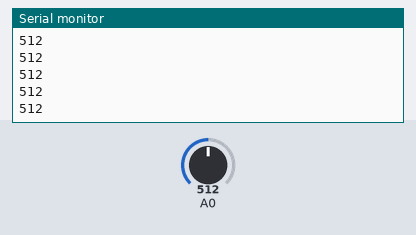
A sketch run on a simulated Arduino Uno, built with avr-gcc and run on an emulated ATmega328P. On the bench: the last lines printed to the serial monitor. The inputs (shaded band) are chosen by the test bench; at power-on: A0 = 512.

Above: at 1.2 s.
1.3 s: A0 set to 716
At 1.31 s:
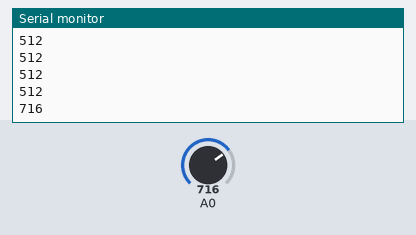
2.8 s: A0 set to 900
At 2.82 s:
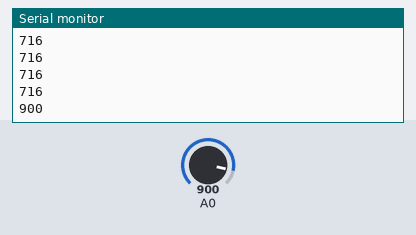
Timing chart, 0 to 5.8 s (numbered marks = the images above; inputs shaded):
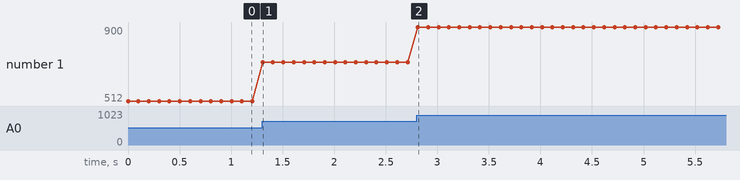

The sketch:

pressureSensor.ino
```cpp
void setup() {
  // put your setup code here, to run once:
  Serial.begin(115200);
  pinMode(A0, INPUT);
}

void loop() {
  // put your main code here, to run repeatedly:
  if(analogRead(A0) >= 1) {
    Serial.println(analogRead(A0));
  }
  delay(100);
}
```

Measured:
- after the input at 1.3 s, the serial monitor: prints a new line at once (image 1)
- after the input at 2.8 s, the serial monitor: prints a new line at once (image 2)
- plotted number 1: 512 → 716 after the input at 1.3 s, 716 → 900 after the input at 2.8 s
